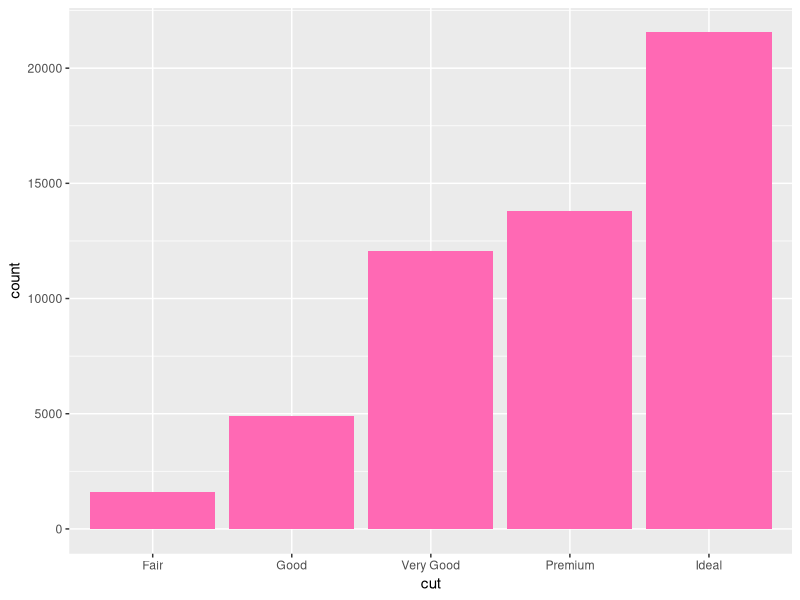
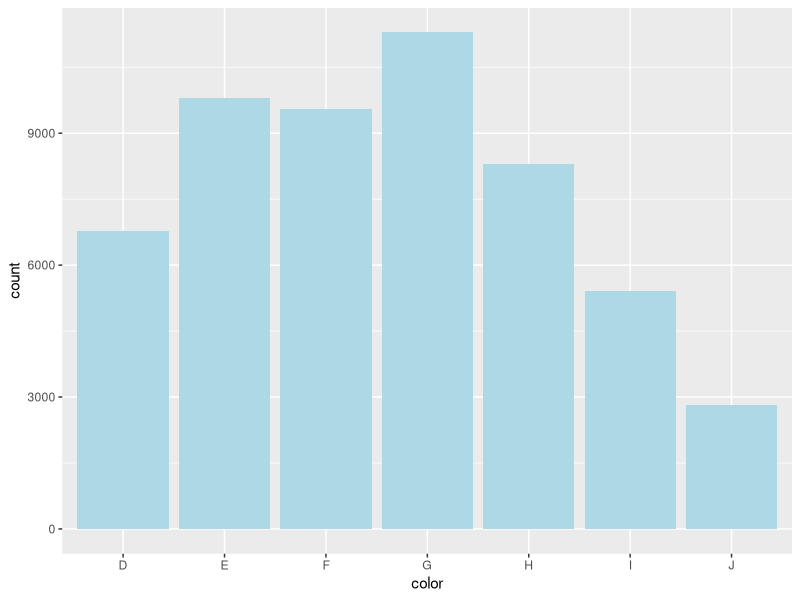
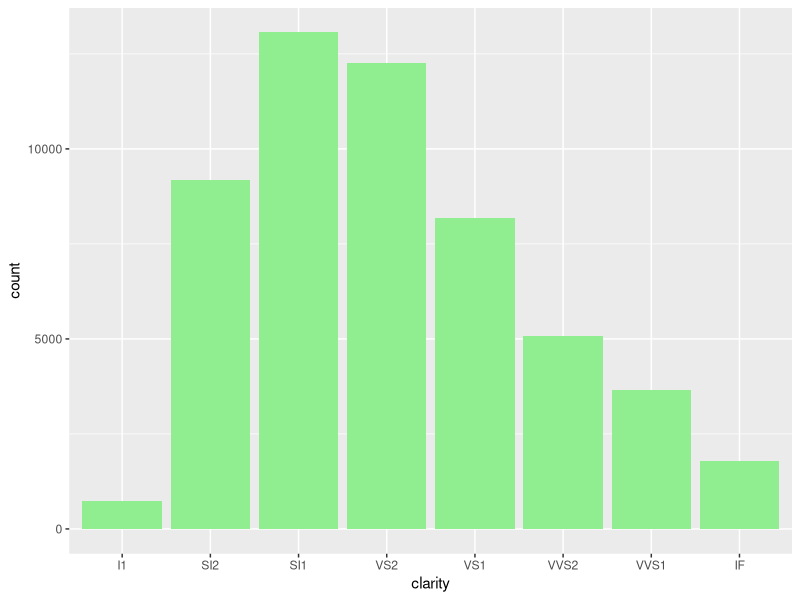
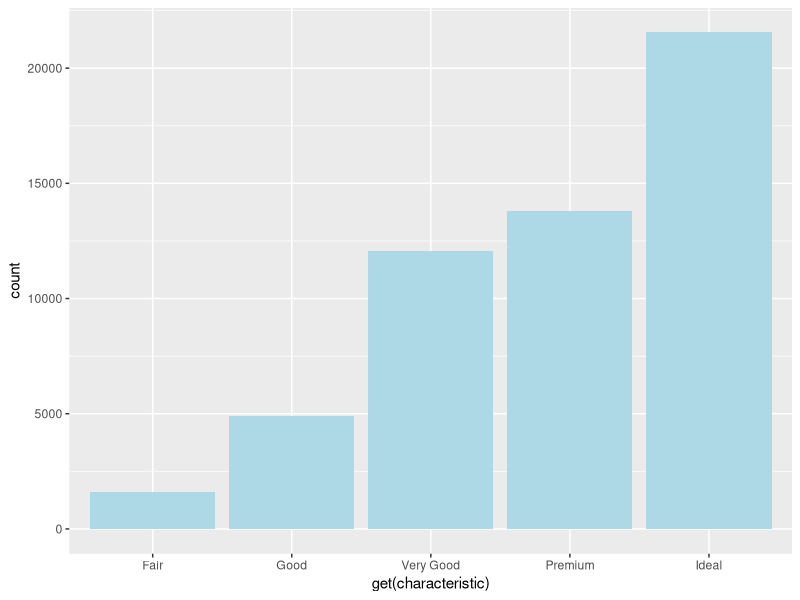
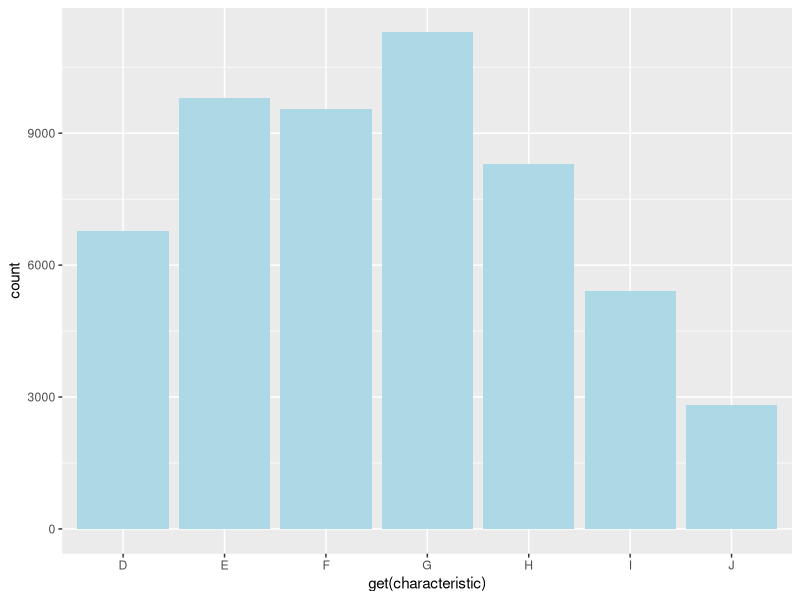
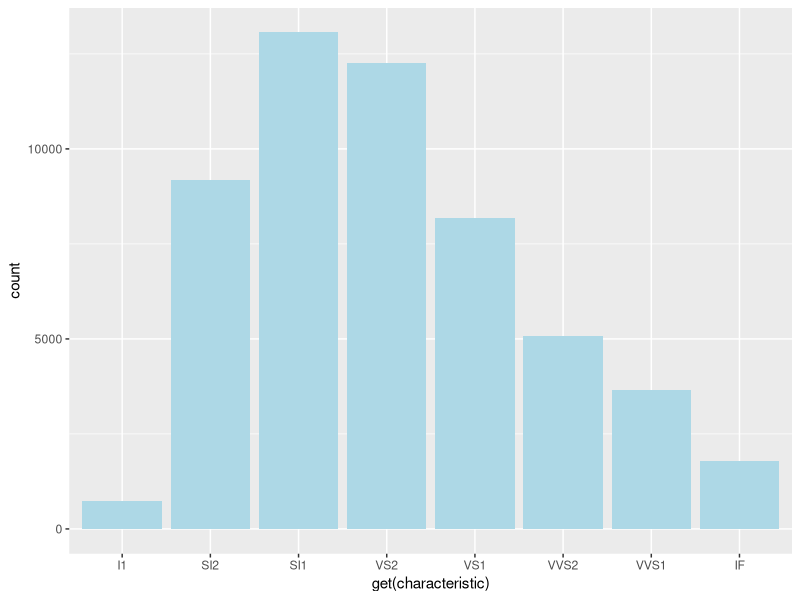

These figures' R source, in order:
# Variation from R for Data Science Chapter 7
# Initial: September 28, 2018
# Revision: September 28, 2018
# Ray Nelson

# libraries
library(tidyverse)

# Overview of the variables in the diamonds tibble
diamonds %>% glimpse()
diamonds %>% summary()
? diamonds

# Variation in categorical variables
## Cut
diamonds %>% count(cut)
diamonds %>% ggplot(mapping = aes(x = cut)) +
  geom_bar(fill = "hotpink")

## Color
diamonds %>% count(color)
diamonds %>% ggplot(mapping = aes(x = color)) +
  geom_bar(fill = "lightblue")

## Clarity
diamonds %>% count(clarity)
diamonds %>% ggplot(mapping = aes(x = clarity)) +
  geom_bar(fill = "lightgreen")

# Function to look at categorical variables
categorical <- function(characteristic) {
  diamonds %>% count(get(characteristic)) %>% print()
  diamonds %>% ggplot(mapping = aes(x = get(characteristic))) +
    geom_bar(fill = "lightblue")
}

categorical(characteristic = "cut")
categorical(characteristic = "color")
categorical(characteristic = "clarity")
